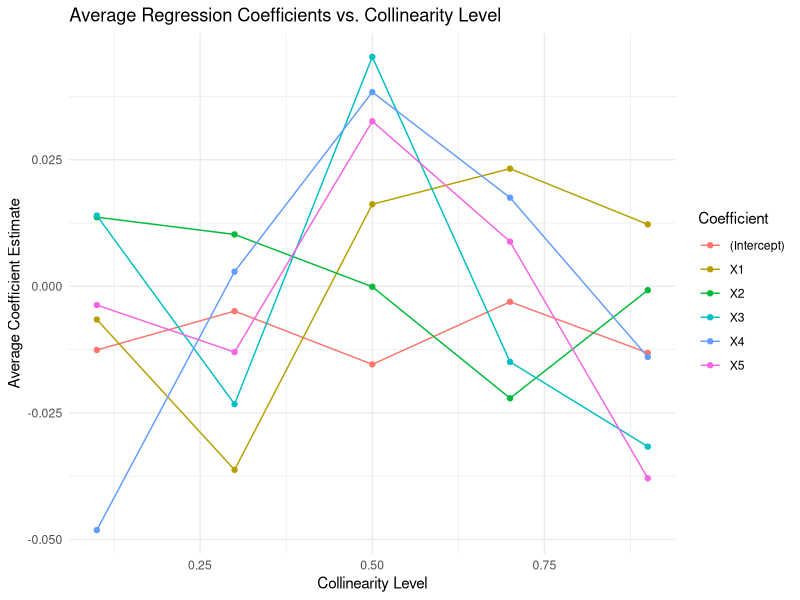
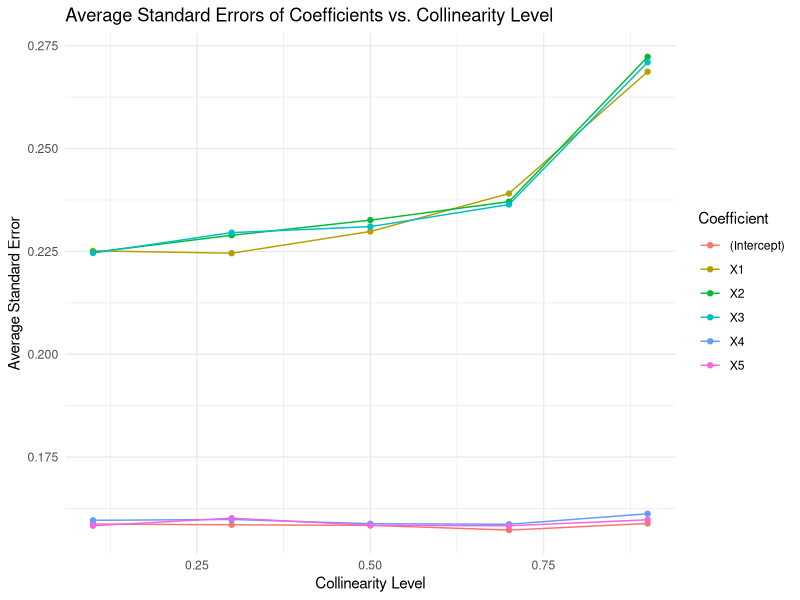

The R script that drew these images, in order:
## ---- chunk 1
knitr::opts_chunk$set(echo = TRUE)
## ---- chunk 2
# Load necessary library
library(MASS) # for the mvrnorm function
library(dplyr)

# Function to generate data with specified collinearity and error variance
generate_data <- function(n, collinearity_level, error_variance) {
  # Define the number of predictors
  num_predictors <- 5 # Including both collinear and non-collinear variables
  
  # Define the mean and covariance matrix for predictors
  mu <- rep(0, num_predictors)
  Sigma <- matrix(collinearity_level, num_predictors, num_predictors)
  diag(Sigma) <- 1
  
  # Set the off-diagonal elements for X4 and X5 to zero to make them independent
  Sigma[4:5, ] <- 0
  Sigma[, 4:5] <- 0
  diag(Sigma) <- 1  # Reset the diagonal to 1 for variances of all variables including X4 and X5
  
  
  # Generate correlated predictors
  predictors <- mvrnorm(n = n, mu = mu, Sigma = Sigma)
  
  # Generate a response variable with specified error variance
  beta <- runif(num_predictors, -1, 1)
  response <- predictors %*% beta + rnorm(n, sd = sqrt(error_variance))
  
  return(data.frame(response, predictors))
}

# Simulation settings
num_simulations <- 100
sample_size <- 100
collinearity_levels <- seq(0.1, 0.9, by = 0.2)
error_variances <- c(1, 2, 5) # Different levels of error variance

# Store results
results <- list()

# Run simulations
for (error_variance in error_variances) {
  for (collinearity in collinearity_levels) {
    for (sim in 1:num_simulations) {
      data <- generate_data(n = sample_size, collinearity_level = collinearity, error_variance = error_variance)
      fit <- lm(response ~ ., data = data)
      
      results[[paste(collinearity, error_variance, sim, sep = "_")]] <- summary(fit)$coefficients
    }
  }
}

# Analyze results
# Example: Plotting the coefficients or standard errors
# This part will depend on what specific analysis you want to perform

## ---- chunk 3
library(ggplot2)

# Convert results list to a dataframe for easier plotting
results_df <- do.call(rbind, lapply(names(results), function(name) {
  data <- as.data.frame(results[[name]])
  data$CoefficientName <- rownames(data)
  data$Simulation <- name
  data
}))
results_df <- cbind(results_df, do.call(rbind, strsplit(names(results), "_", fixed = TRUE)))

# Rename columns for clarity
names(results_df)[7:9] <- c("CollinearityLevel", "ErrorVariance", "SimulationID")
results_df$CollinearityLevel <- as.numeric(as.character(results_df$CollinearityLevel))

# Calculate the mean of coefficient estimates and standard errors for each level of collinearity
average_results <- results_df %>%
  group_by(CollinearityLevel, CoefficientName) %>%
  summarize(MeanEstimate = mean(Estimate), MeanStdError = mean(`Std. Error`))

# Plot the average coefficient estimates vs. collinearity level
ggplot(average_results, aes(x = CollinearityLevel, y = MeanEstimate, group = CoefficientName, color = CoefficientName)) +
  geom_line() +
  geom_point() +
  theme_minimal() +
  labs(title = "Average Regression Coefficients vs. Collinearity Level",
       x = "Collinearity Level",
       y = "Average Coefficient Estimate",
       color = "Coefficient")

# Plot the average standard errors vs. collinearity level
ggplot(average_results, aes(x = CollinearityLevel, y = MeanStdError, group = CoefficientName, color = CoefficientName)) +
  geom_line() +
  geom_point() +
  theme_minimal() +
  labs(title = "Average Standard Errors of Coefficients vs. Collinearity Level",
       x = "Collinearity Level",
       y = "Average Standard Error",
       color = "Coefficient")

